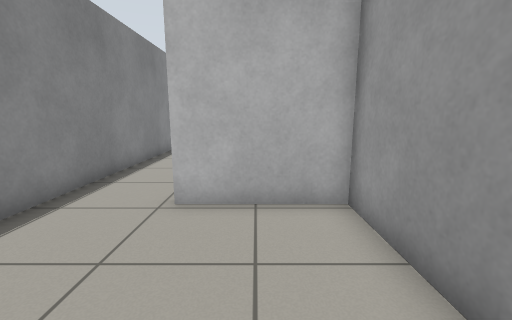
[1] (above)

20 first-person views from a walk through a Gazebo world. The camera is 0.94 m above the floor, tilts 10° down and sees 90° across. The floor is counted in squares, 0.5 m on a side. Each view is taken from the middle of a square. On the plan, view 1 faces up. The plan holds only what a view shows up to about 15 squares ahead; the rest is blank. Robots are left out.

[2]
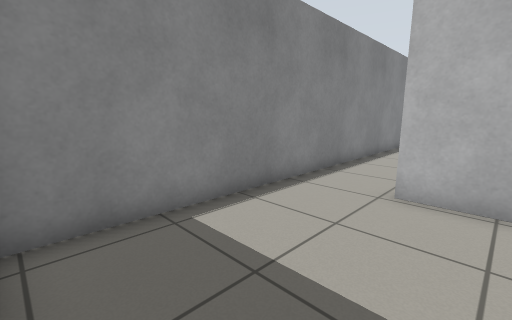

[3]
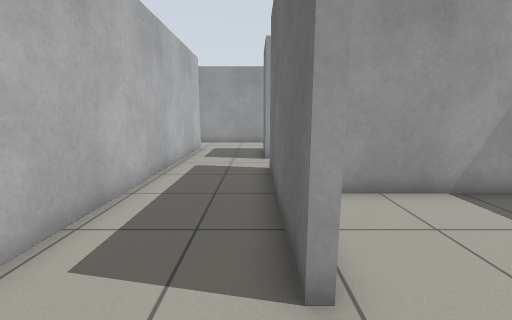

[4]
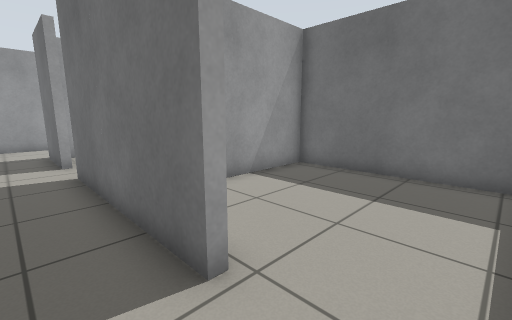

[5]
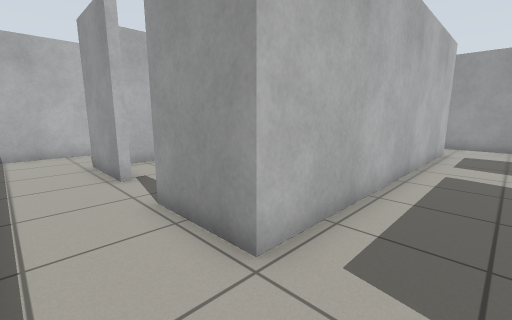

[6]
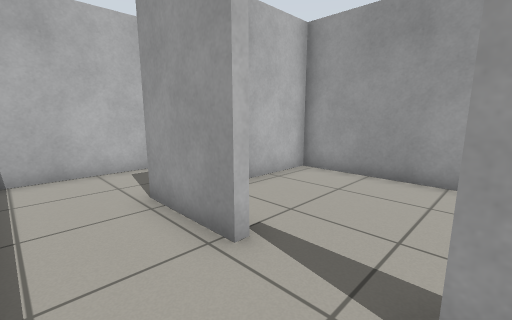

[7]
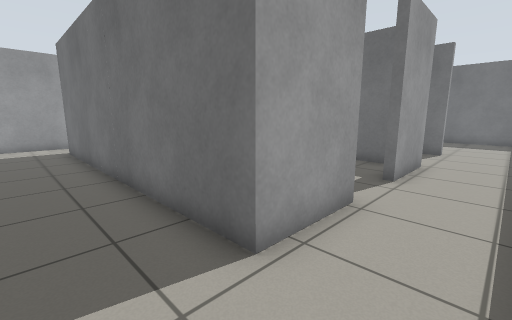

[8]
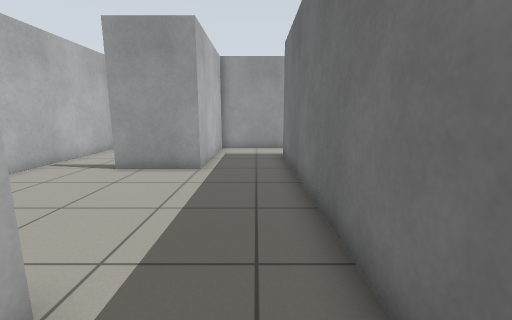

[9]
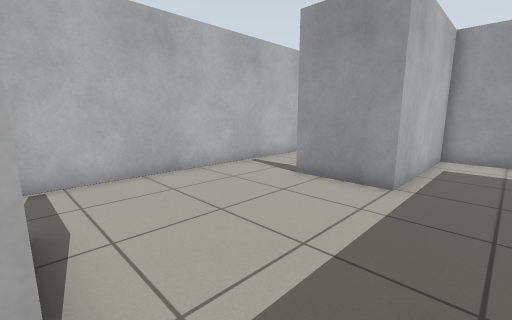

[10]
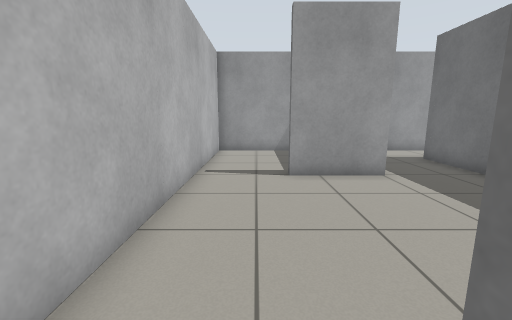

[11]
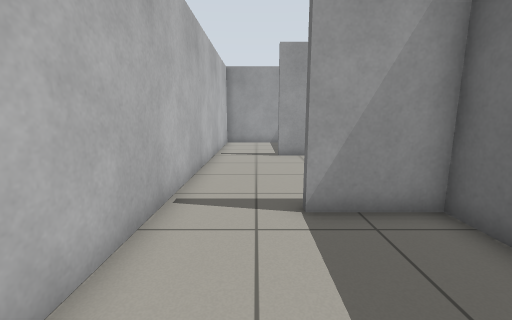

[12]
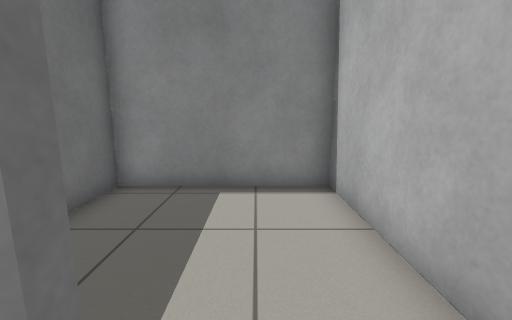

[13]
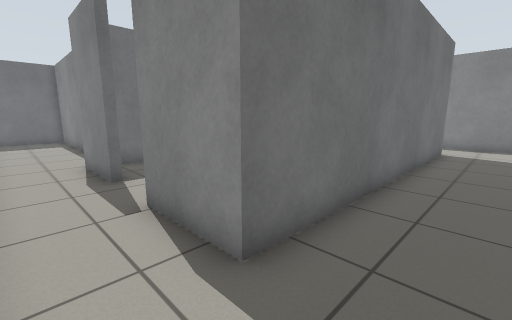

[14]
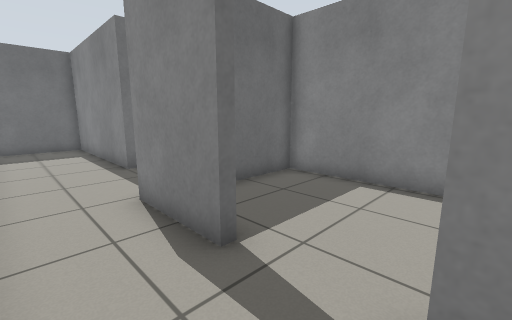

[15]
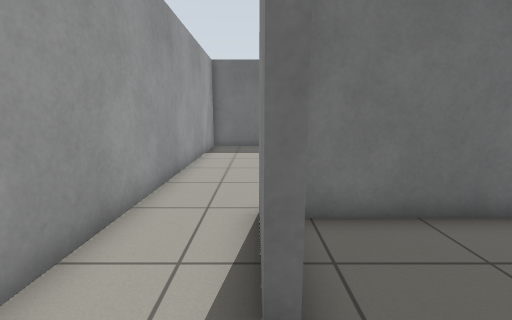

[16]
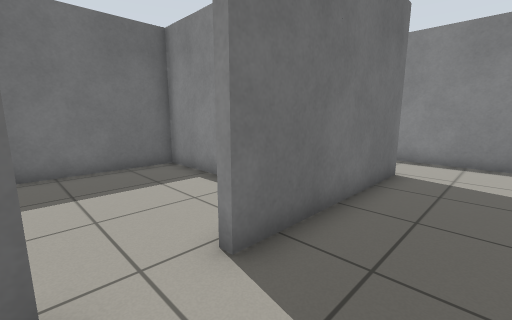

[17]
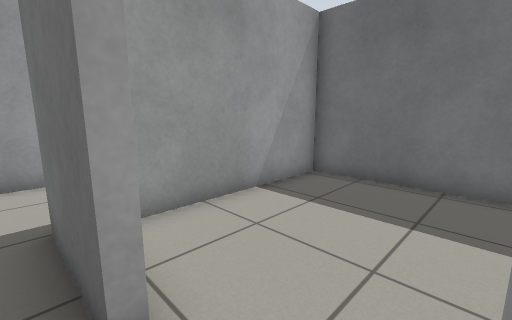

[18]
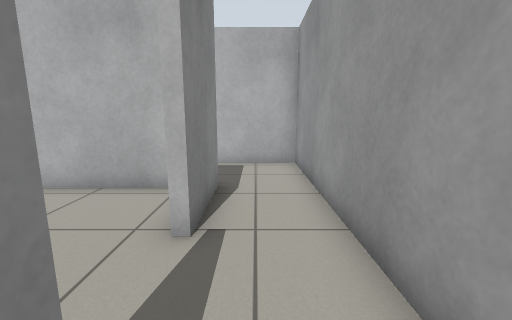

[19]
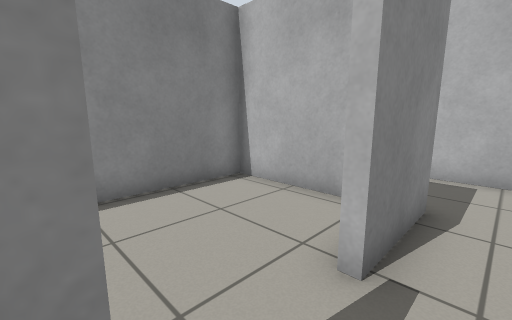

[20]
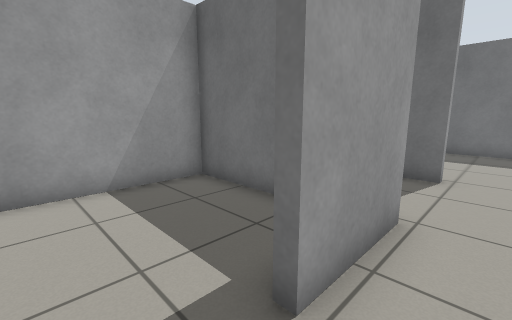

### Floor plan
Ten units are one square. View 1 is at (0, 0); x grows to the right and y downward. Boxes are objects, and circles mark ways between rooms. Rooms are numbered by the first view taken in them; rooms with no view inside come last. Other rooms are left out.
<svg viewBox="-51 -275 191 294">
<path fill="none" stroke="#000" d="M-41 14 20 14 20 -52 -17 -52 -17 -55M-46 -55 -46 12M-17 -55 50 -55M55 -92 -17 -92M-46 -94 -46 -55M11 -210 -42 -210M110 -123 110 -92 55 -92M-17 -146 -17 -177 110 -177 110 -146M75 -270 6 -270M-46 -201 -46 -172M-46 -156 -46 -94M-17 -92 -17 -122 -14 -122M69 -55 100 -55 100 14 135 14 135 -210 78 -210 78 -240M-6 -213 8 -213 8 -241M6 -270 -46 -270 -46 -213 -26 -213M98 -174 58 -174 58 -95 101 -95M50 -55 50 -51M23 -16 23 14 97 14 97 -49M-6 -95 39 -95 39 -174 -6 -174M135 -231 135 -270 75 -270M78 -240 82 -240"/>
<circle cx="-30" cy="-50" r="3" fill="#2a7"/>
<circle cx="-35" cy="-100" r="3" fill="#2a7"/>
<circle cx="65" cy="-75" r="3" fill="#2a7"/>
<circle cx="55" cy="-50" r="3" fill="#2a7"/>
<circle cx="10" cy="-255" r="3" fill="#2a7"/>
<circle cx="110" cy="-135" r="3" fill="#2a7"/>
<circle cx="-10" cy="-135" r="3" fill="#2a7"/>
<circle cx="80" cy="-250" r="3" fill="#2a7"/>
<text x="-20" y="-20">1</text>
<text x="10" y="-70">2</text>
<text x="60" y="-180">3</text>
<text x="-20" y="-240">4</text>
<text x="90" y="-130">5</text>
<text x="60" y="-20">6</text>
<text x="10" y="-130">7</text>
<text x="110" y="-240">8</text>
</svg>
Room 1 opens to room 2. Room 2 opens to room 3. Room 2 opens to room 6. Room 3 opens to room 4. Room 3 opens to room 5. Room 3 opens to room 7. Room 3 opens to room 8.

Where each view was taken, in squares from view 1:
view 1: 0 up, 0 right, facing up
view 2: 1 down, 0 right, facing up-left
view 3: 6 up, 4 left, facing right
view 4: 7 up, 4 left, facing down-right
view 5: 7 up, 4 left, facing up-right
view 6: 12 up, 4 left, facing up-right
view 7: 20 up, 4 left, facing down-right
view 8: 19 up, 1 left, facing right
view 9: 19 up, 1 right, facing up-right
view 10: 25 up, 0 right, facing right
view 11: 25 up, 4 left, facing right
view 12: 25 up, 2 right, facing left
view 13: 20 up, 13 right, facing down-left
view 14: 15 up, 13 right, facing down-left
view 15: 14 up, 11 right, facing down
view 16: 8 up, 7 right, facing down-left
view 17: 6 up, 5 right, facing down-right
view 18: 11 up, 12 right, facing up
view 19: 12 up, 12 right, facing up-left
view 20: 14 up, 3 left, facing down-right
